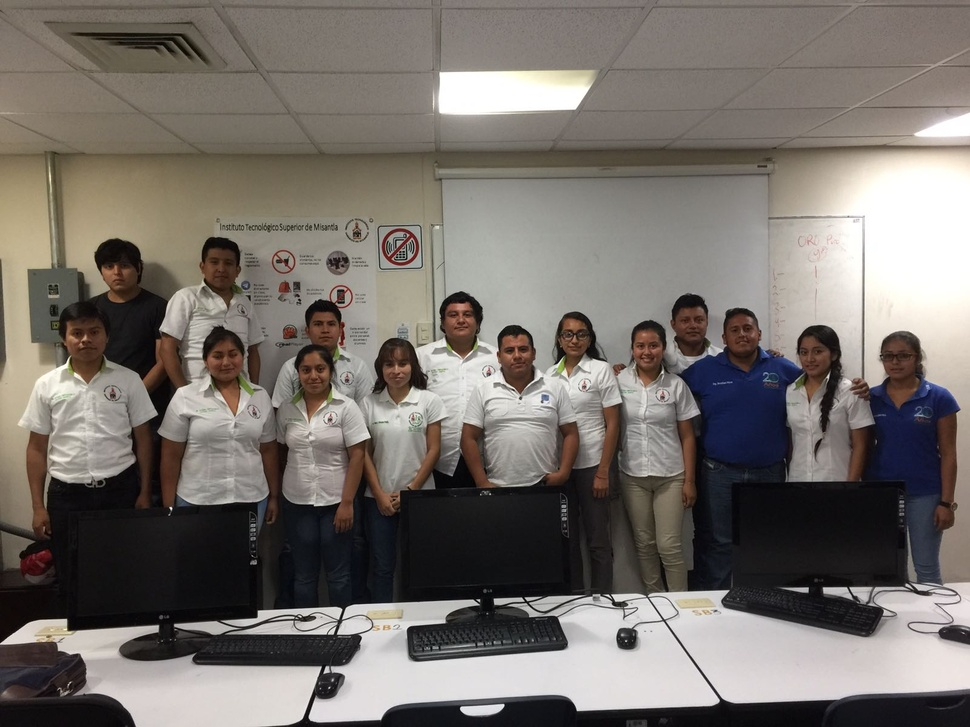
#> input picture practica/grupo.jpg, 970 x 727 px, shrunk from 1600 x 1200 before the run
$ python cinco.py
#> lines starting #> are read from the running program, lines starting #| are printed output that depends on the picture
import cv2
import numpy as np
from matplotlib import pyplot as plt

imagen = cv2.imread('grupo.jpg')
#> imagen is the input picture: shape (727, 970, 3); mean B, G, R 107.4, 112.8, 118.8
histogram = cv2.calcHist([imagen],[0],None,[256],[0,256])
#> histogram = 256 values, max 12125 at index 255, min 111 at index 1, mean 2754.6

plt.hist(imagen.ravel(),256,[0,256]); plt.show()
#> after `plt.hist(imagen.ravel(), 256, [0, 256])`:
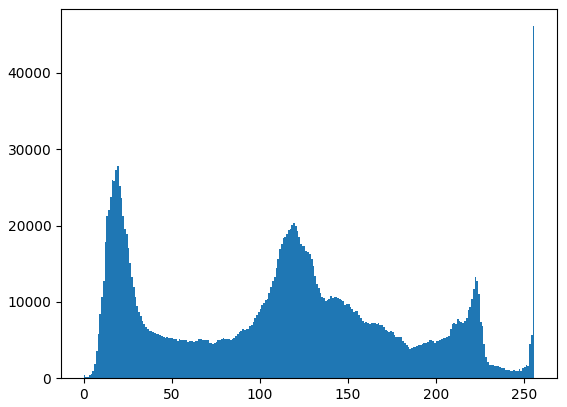
#> figure drawn by matplotlib, 1 panel; tallest bar 46116 high, from x = 255 to 256

color = ('b','g','r')

for i, col in enumerate(color):
    histogram2 = cv2.calcHist([imagen],[0], None,[256],[0,256])

    plt.plot(histogram2,color=col)
    plt.xlim([0,256])

plt.show()
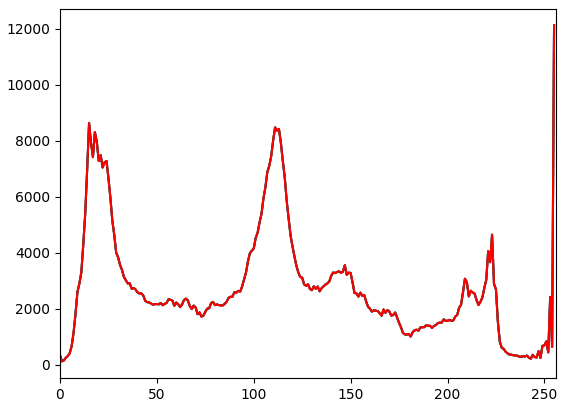
#> figure drawn by matplotlib, 1 panel; curve peaks at x = 255, y = 12125; curve peaks at x = 255, y = 12125; curve peaks at x = 255, y = 12125
